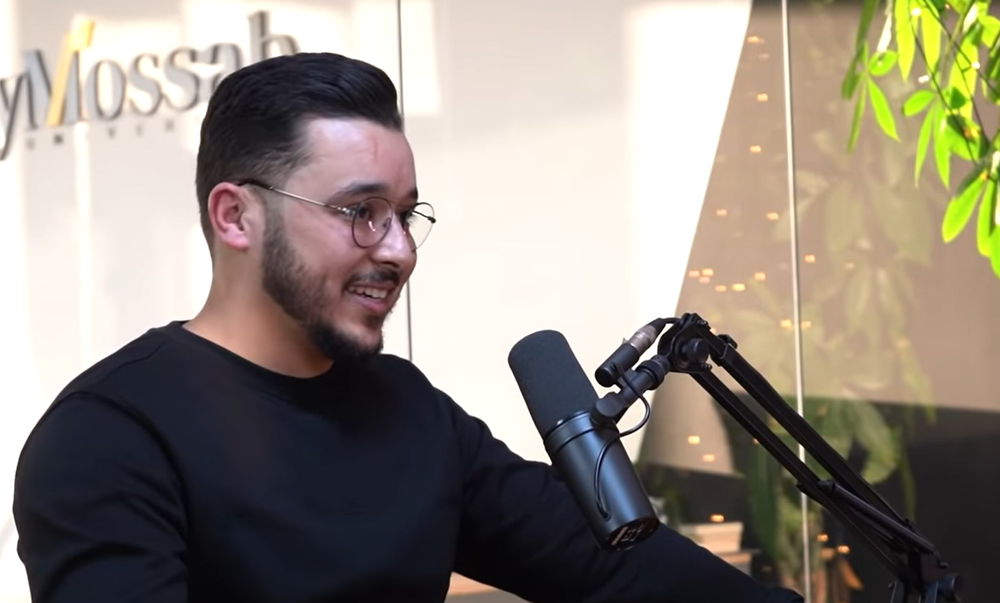
#> input picture TestDataset/image 1.png, 1000 x 603 px, shrunk from 1293 x 780 before the run, given in place of SimoLife.png, which was not available
$ python 'feature detector.py'
#> lines starting #> are read from the running program, lines starting #| are printed output that depends on the picture; pictures that were not available may be replaced by others from this repository, and a replacement may not be noted
import cv2

# 0 pour grey
img1 = cv2.imread('TrainDataset/SimoLife.png',0)
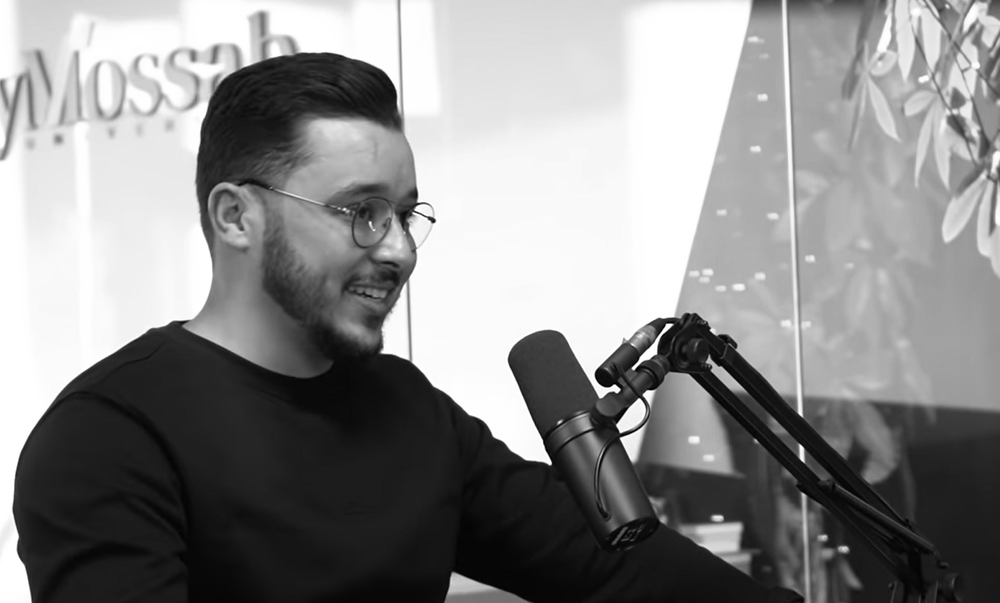
#> img1: shape (603, 1000); min 0, max 255, mean 138.6
img2 = cv2.imread('TestDataset/image 2.png',0)
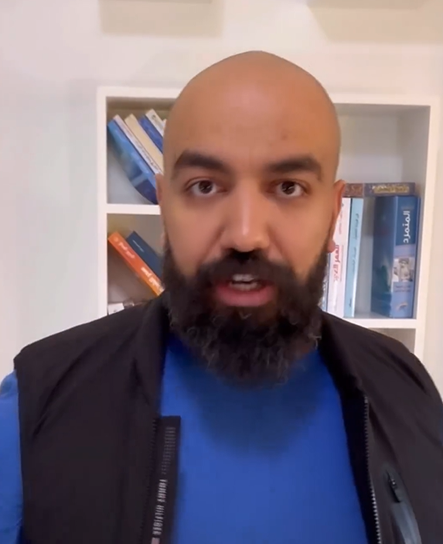
#> input picture TestDataset/image 2.png, 443 x 544 px, shrunk from 573 x 703 before the run
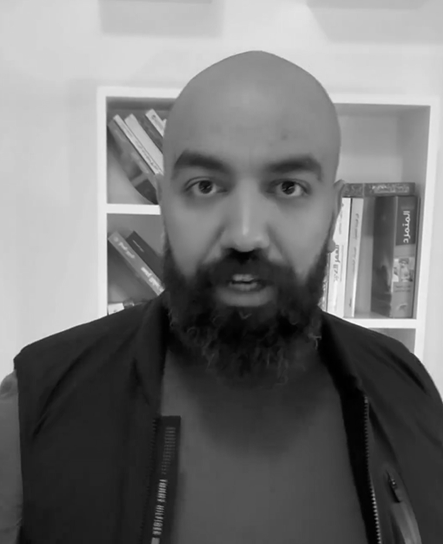
#> img2: shape (544, 443); min 0, max 251, mean 116.2

## nfeatures optional
orb = cv2.ORB_create(nfeatures=1000)

kp1, des1 = orb.detectAndCompute(img1,None)
#> kp1 = 1000 keypoints; strongest (x, y, size): (619, 389, 31), (618, 389, 37.2), (668, 324, 31), (617, 389, 53.6)
kp2, des2 = orb.detectAndCompute(img2,None)
#> kp2 = 943 keypoints; strongest (x, y, size): (349, 199, 31), (108, 314, 31), (122, 307, 31), (322, 305, 111.1)

#print(des1[0])

imgkp1 = cv2.drawKeypoints(img1,kp1,None)
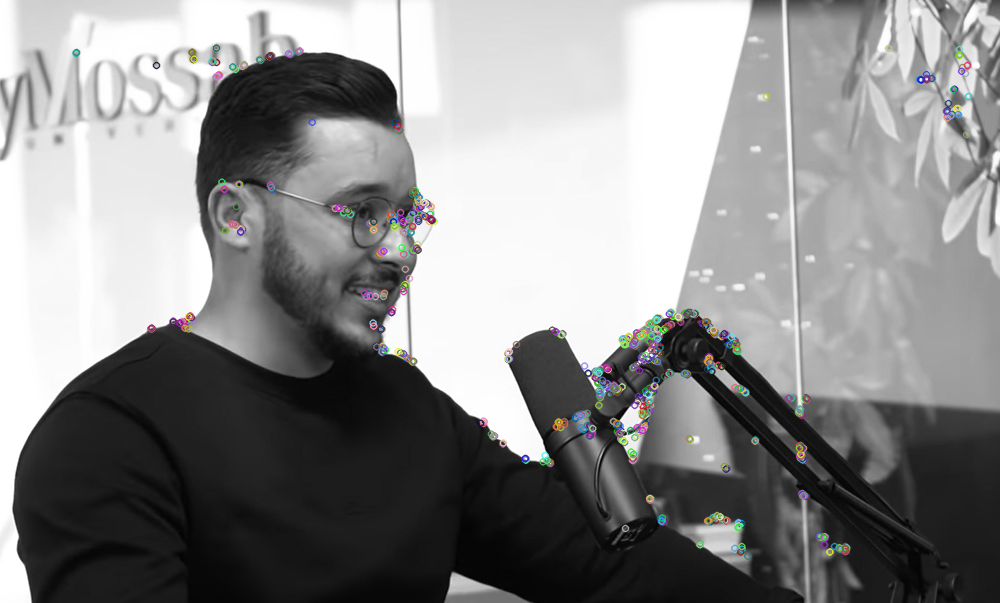
#> imgkp1: shape (603, 1000, 3); mean of channels 0, 1, 2 138.5, 138.5, 138.5; drawn as B, G, R
imgkp2 = cv2.drawKeypoints(img2,kp2,None)
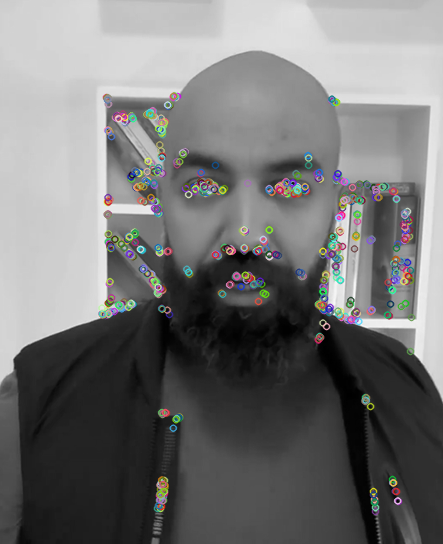
#> imgkp2: shape (544, 443, 3); mean of channels 0, 1, 2 116.6, 116.8, 116.8; drawn as B, G, R

#Matching

bf = cv2.BFMatcher()

matches = bf.knnMatch(des1,des2,k=2)
#> matches = 1000 matches

good = []

for m,n in matches:
    if m.distance < 0.75*n.distance:
        good.append([m])
#> after the loop, good = 8 matches

print(good)
#> (printed output is left out)
img3 = cv2.drawMatchesKnn(img1,kp1,img2,kp2,good,None,flags=2)
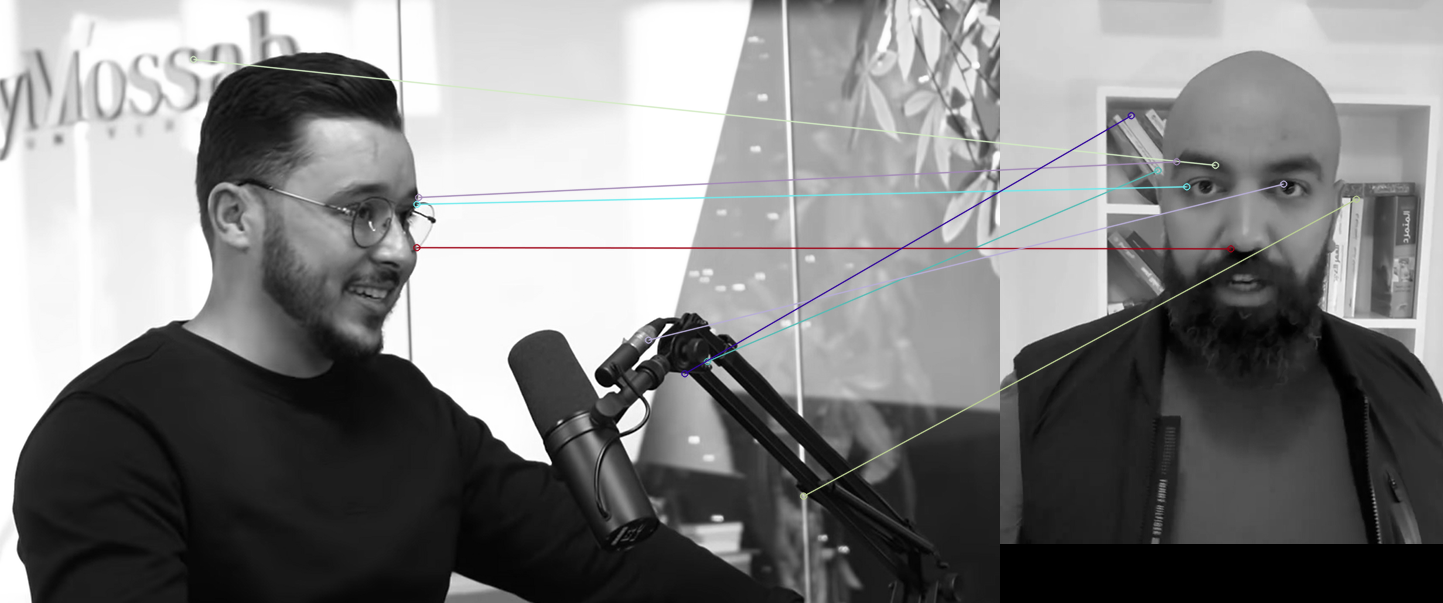
#> img3: shape (603, 1443, 3); mean of channels 0, 1, 2 128.2, 128.1, 128.1; drawn as B, G, R


cv2.imshow('kp1',imgkp1)
cv2.waitKey(0)
cv2.imshow('kp2',imgkp2)
cv2.waitKey(0)

cv2.imshow('img1',img1)
cv2.waitKey(0)
cv2.imshow('img2',img2)
cv2.waitKey(0)
cv2.imshow('img3',img3)
cv2.waitKey(0)
